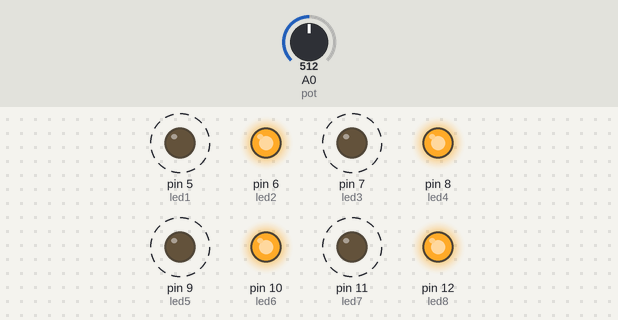
The sketch below on a simulated Arduino Uno, built with avr-gcc and run on an emulated ATmega328P. On the bench: output pins drawn as LEDs (lit = HIGH). Dashed ring = blinking. The inputs (shaded band) are chosen by the test bench; at power-on: A0 (pot) = 512.

Above: at 1.8 s.
1.9 s: A0 (pot) set to 0
At 2.9 s:
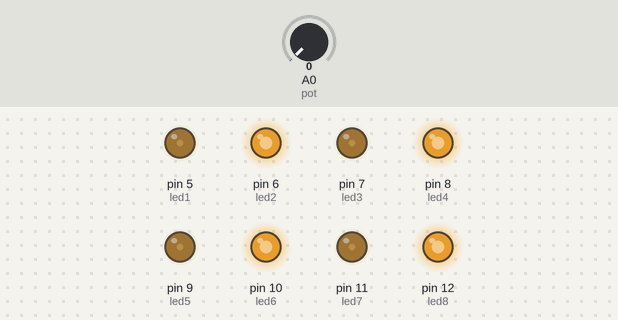
3.6 s: A0 (pot) set to 122
At 3.78 s:
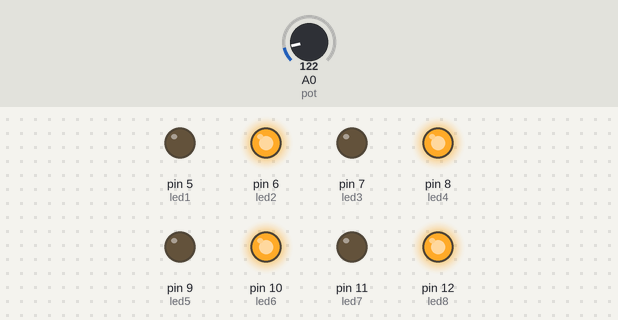
At 4.14 s:
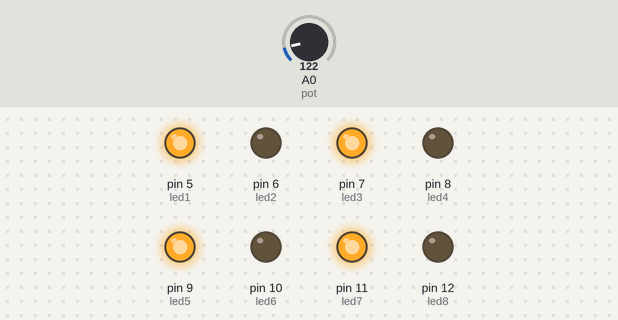
Timing chart, 0 to 13.1 s (numbered marks = the images above; inputs shaded):
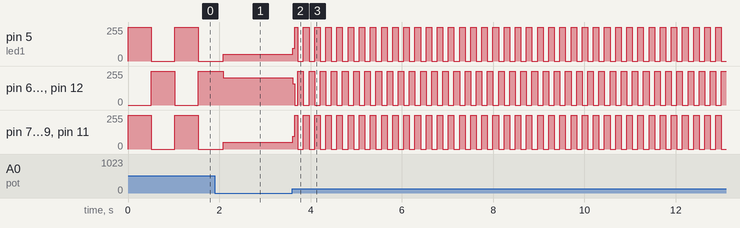

Measured:
- after the input at 3.6 s, pin 5 (led1): 51/255 → 97/255 at once, then moves between 0/255 and 255/255, repeating every 0.24 s; pin 6 (led2): 204/255 → 159/255 at once, then moves between 0/255 and 255/255, repeating every 0.24 s
- by itself, pin 5 (led1), pin 7 (led3), pin 9 (led5), pin 11 (led7): alternates 255/255 for 0.51 s and 0/255 for 0.51 s

The sketch:

R3-P1.ino
```cpp
/*******************************************************************************
**                                                                            **
**                           TITOL: R3 - P1                                   **
**                                                                            **
**                                                                            **
**  NOM: CARLOS RODRIGUEZ                                   DATA: 15/03/2017  **
*******************************************************************************/
//**********************************INCLUDE*************************************

//*********************************VARIABLES************************************
const int led1 = 5;
const int led2 = 6;
const int led3 = 7;
const int led4 = 8;
const int led5 = 9;
const int led6 = 10;
const int led7 = 11;
const int led8 = 12;
const int pot = A0;

int velocitat = 50;
int valPot = 0;
//***********************************SETUP**************************************
void setup()
{
  pinMode(led1, OUTPUT);
  pinMode(led2, OUTPUT);
  pinMode(led3, OUTPUT);
  pinMode(led4, OUTPUT);
  pinMode(led5, OUTPUT);
  pinMode(led6, OUTPUT);
  pinMode(led7, OUTPUT);
  pinMode(led8, OUTPUT);
}
//************************************LOOP**************************************
void loop()
{
  valPot = analogRead(pot);
  velocitat = valPot;

  digitalWrite(led1, HIGH);
  digitalWrite(led2, LOW);
  digitalWrite(led3, HIGH);
  digitalWrite(led4, LOW);
  digitalWrite(led5, HIGH);
  digitalWrite(led6, LOW);
  digitalWrite(led7, HIGH);
  digitalWrite(led8, LOW);

  delay (velocitat);

  digitalWrite(led1, LOW);
  digitalWrite(led2, HIGH);
  digitalWrite(led3, LOW);
  digitalWrite(led4, HIGH);
  digitalWrite(led5, LOW);
  digitalWrite(led6, HIGH);
  digitalWrite(led7, LOW);
  digitalWrite(led8, HIGH);

  delay (velocitat);
}
//**********************************FUNCIONS************************************
```
